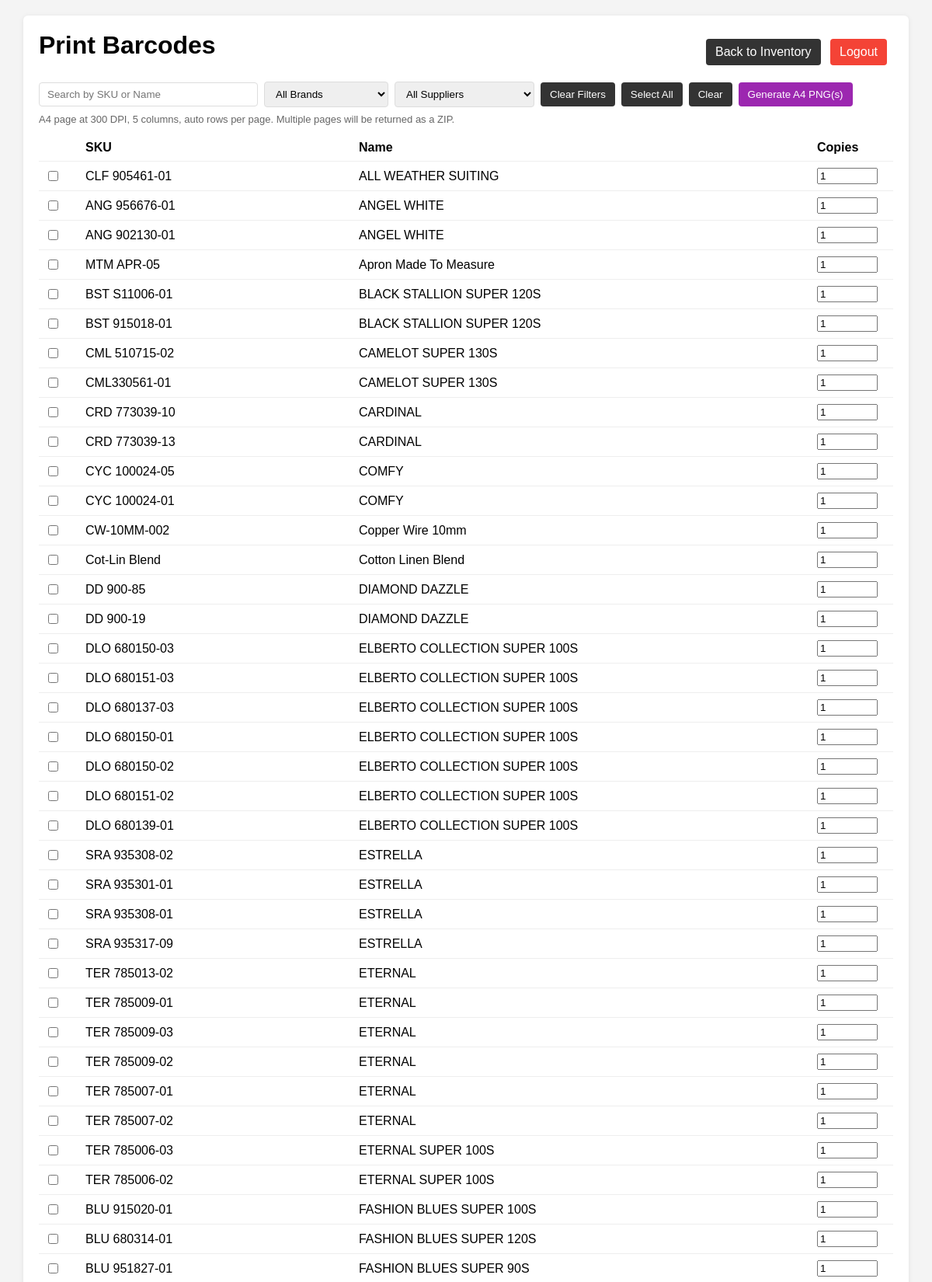
Screenshot of /items/barcodes (signed in, upper part) with the database file from the repository.
### tables this page shows
CREATE TABLE items (
            id INTEGER PRIMARY KEY AUTOINCREMENT,
            sku TEXT UNIQUE,
            name TEXT NOT NULL,
            description TEXT,
            unit_price REAL DEFAULT 0,
            stock_qty INTEGER DEFAULT 0,
            reorder_level INTEGER DEFAULT 0,
            status TEXT DEFAULT 'active',
            created_at TEXT DEFAULT CURRENT_TIMESTAMP,
            updated_at TEXT DEFAULT CURRENT_TIMESTAMP
        , supplier_id INTEGER, uom TEXT DEFAULT 'Nos', hsn_code TEXT, gst_rate REAL DEFAULT 0, discount REAL DEFAULT 0, brand TEXT, image_path TEXT, cost_price REAL DEFAULT 0, selling_price REAL DEFAULT 0, supplier_name TEXT, ean13 TEXT);

### app.py (the view, shortened to what this page needs)
@app.route('/items/barcodes', methods=['GET', 'POST'])
@login_required
def items_barcodes():
    db = get_db()
    items = db.execute("""
        SELECT items.*, suppliers.name as supplier_name
        FROM items LEFT JOIN suppliers ON suppliers.id = items.supplier_id
        ORDER BY items.name
    """).fetchall()
    return render_template('items/barcodes.html', items=items)

### app.py (called while the page is built)
def get_db():
    if 'db' not in g:
        g.db = sqlite3.connect(DB_PATH)
        g.db.row_factory = sqlite3.Row
    return g.db

def login_required(f):
    @wraps(f)
    def decorated_function(*args, **kwargs):
        if 'user_id' not in session:
            flash('Please log in to access this page.', 'warning')
            return redirect(url_for('login'))
        return f(*args, **kwargs)
    return decorated_function

@app.before_request
def load_logged_in_user():
    user_id = session.get('user_id')
    if user_id is None:
        g.user = None
    else:
        db = get_db()
        g.user = db.execute('SELECT * FROM users WHERE id = ?', (user_id,)).fetchone()

### templates/items/barcodes.html (shortened to what this page needs)
<!DOCTYPE html>
<html lang="en">
<head>
</head>
<body>
  <div class="container">
    <div class="topnav">
      <h1>Print Barcodes</h1>
      <div class="nav">
        <a href="/items" class="button">Back to Inventory</a>
        <a href="/logout" class="button" style="background:#f44336">Logout</a>
      </div>
    </div>
    <form method="POST" action="/items/barcodes">
      <div class="actions" style="flex-wrap:wrap">
        <div style="display:flex;gap:8px;align-items:center;flex-wrap:wrap">
          <input id="q" type="text" placeholder="Search by SKU or Name" oninput="filterRows()" style="padding:7px 10px;width:260px;border:1px solid #ddd;border-radius:4px" />
          <select id="brandFilter" onchange="filterRows()" style="padding:7px 10px;border:1px solid #ddd;border-radius:4px;min-width:160px">
            <option value="">All Brands</option>
          </select>
          <select id="supplierFilter" onchange="filterRows()" style="padding:7px 10px;border:1px solid #ddd;border-radius:4px;min-width:180px">
            <option value="">All Suppliers</option>
          </select>
          <button type="button" onclick="clearFilters()">Clear Filters</button>
        </div>
        <div style="display:flex;gap:8px;align-items:center">
          <button type="button" onclick="toggleAll(true)">Select All</button>
          <button type="button" onclick="toggleAll(false)">Clear</button>
          <button type="submit" style="background:#9C27B0">Generate A4 PNG(s)</button>
        </div>
      </div>
      <div class="muted">A4 page at 300 DPI, 5 columns, auto rows per page. Multiple pages will be returned as a ZIP.</div>
      <table id="itemsTable">
        <thead>
          <tr>
            <th style="width:36px"></th>
            <th>SKU</th>
            <th>Name</th>
            <th style="width:90px">Copies</th>
          </tr>
        </thead>
        <tbody>
          {% for i in items %}
          <tr data-sku="{{ (i['sku'] or '')|e }}" data-name="{{ (i['name'] or '')|e }}" data-brand="{{ (i['brand'] or '')|e }}" data-supplier="{{ (i['supplier_name'] or '')|e }}">
            <td><input type="checkbox" name="item_id" value="{{ i['id'] }}" /></td>
            <td>{{ i['sku'] or '' }}</td>
            <td>{{ i['name'] }}</td>
            <td>
              <input type="number" name="qty[{{ i['id'] }}]" value="1" min="1" max="500" style="width:70px" />
            </td>
          </tr>
          {% else %}
          <tr><td colspan="4">No items found.</td></tr>
          {% endfor %}
        </tbody>
      </table>
    </form>
  </div>
</body>
</html>

### templates/items/barcodes.html (style rules this page uses)
body { font-family: Arial, sans-serif; background: #f4f4f4; margin:0; }
.container { max-width: 1100px; margin: 20px auto; background:#fff; padding:20px; border-radius:6px; box-shadow:0 1px 6px rgba(0,0,0,0.08); }
h1 { margin:0 0 16px; }
a.button, button { display:inline-block; padding:8px 12px; background:#333; color:#fff; text-decoration:none; border:none; border-radius:4px; cursor:pointer; }
table { width:100%; border-collapse: collapse; margin-top: 12px; }
th, td { padding: 8px; border-bottom:1px solid #eee; text-align:left; }
.topnav { display:flex;justify-content:space-between;align-items:center;margin-bottom:12px }
.nav a { margin-right:8px }
.actions { display:flex; gap:8px; align-items:center; margin-bottom:8px; }
.muted { color:#666; font-size: 13px; }

### rows the page displays
items: sku "CLF 905461-01", name "ALL WEATHER SUITING"
items: sku "ANG 956676-01", name "ANGEL WHITE"
items: sku "ANG 902130-01", name "ANGEL WHITE"
items: sku "MTM APR-05", name "Apron Made To Measure"
items: sku "BST S11006-01", name "BLACK STALLION SUPER 120S"
items: sku "BST 915018-01", name "BLACK STALLION SUPER 120S"
items: sku "CML 510715-02", name "CAMELOT SUPER 130S", id "1"
items: sku "CML330561-01", name "CAMELOT SUPER 130S"
items: sku "CRD 773039-10", name "CARDINAL"
items: sku "CRD 773039-13", name "CARDINAL"
items: sku "CYC 100024-05", name "COMFY"
items: sku "CYC 100024-01", name "COMFY"
items: sku "CW-10MM-002", name "Copper Wire 10mm"
items: sku "Cot-Lin Blend", name "Cotton Linen Blend"
items: sku "DD 900-85", name "DIAMOND DAZZLE"
items: sku "DD 900-19", name "DIAMOND DAZZLE"
items: sku "DLO 680150-03", name "ELBERTO COLLECTION SUPER 100S"
items: sku "DLO 680151-03", name "ELBERTO COLLECTION SUPER 100S"
items: sku "DLO 680137-03", name "ELBERTO COLLECTION SUPER 100S"
items: sku "DLO 680150-01", name "ELBERTO COLLECTION SUPER 100S"
items: sku "DLO 680150-02", name "ELBERTO COLLECTION SUPER 100S"
items: sku "DLO 680151-02", name "ELBERTO COLLECTION SUPER 100S"
items: sku "DLO 680139-01", name "ELBERTO COLLECTION SUPER 100S"
items: sku "SRA 935308-02", name "ESTRELLA"
items: sku "SRA 935301-01", name "ESTRELLA"
items: sku "SRA 935308-01", name "ESTRELLA"
items: sku "SRA 935317-09", name "ESTRELLA"
items: sku "TER 785013-02", name "ETERNAL"
items: sku "TER 785009-01", name "ETERNAL"
items: sku "TER 785009-03", name "ETERNAL"
items: sku "TER 785009-02", name "ETERNAL"
items: sku "TER 785007-01", name "ETERNAL"
items: sku "TER 785007-02", name "ETERNAL"
items: sku "TER 785006-03", name "ETERNAL SUPER 100S"
items: sku "TER 785006-02", name "ETERNAL SUPER 100S"
items: sku "BLU 915020-01", name "FASHION BLUES SUPER 100S"
items: sku "BLU 680314-01", name "FASHION BLUES SUPER 120S"
items: sku "BLU 951827-01", name "FASHION BLUES SUPER 90S"
